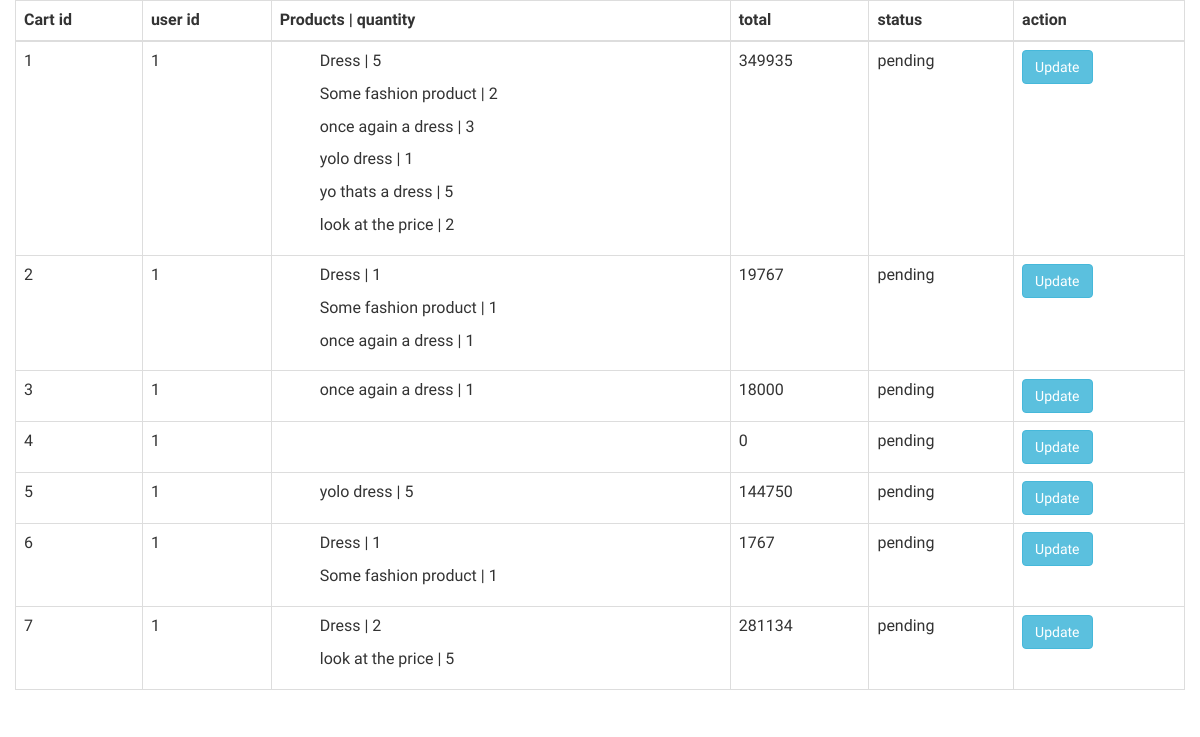
Page /viewadmin.php on the committed database.
### tables this page shows
CREATE TABLE `orders` (
  `id` int(11) NOT NULL,
  `user_id` int(11) NOT NULL,
  `products` text NOT NULL,
  `total` bigint(13) NOT NULL,
  `status` varchar(255) NOT NULL DEFAULT 'pending'
);

### viewadmin.php (the view)
<?php include 'includes/header.php'; ?>
<?php
  $sql = "SELECT * FROM `orders`";
  $result = mysqli_query($con,$sql);
 ?>
<div class="container">
  <div class="row">
    <table class="table table-bordered table-hover">
      <thead>
        <th>Cart id</th>
        <th>user id</th>
        <th>Products | quantity</th>
        <th>total</th>
        <th>status</th>
        <th>action</th>
      </thead>
      <tbody>
        <?php while($row = mysqli_fetch_object($result)): ?>
          <?php $json = json_decode($row -> products,true) ?>
          <tr>
            <td><?= $row -> id ?></td>
            <td><?= $row -> user_id ?></td>
            <td>
            <?php foreach ($json as $key): ?>
              <ul>
                <li><?= $key['item_name'] ?> | <?= $key['item_quantity'] ?></li>
              </ul>
            <?php endforeach; ?>
            </td>
            <td><?= $row -> total ?></td>
            <td><?= $row -> status ?></td>
            <td><a href="complete.php?id=<?= $row -> id ?>" class="btn btn-info">Update</a></td>
          </tr>
        <?php endwhile; ?>
      </tbody>
    </table>
  </div>
</div>

### css/style.css (style rules this page uses)
body { font-family: 'Montserrat Alternates', sans-serif; font-size: 16px; }
ul li { list-style: none; }
a { -webkit-transition: 300ms; -moz-transition: 300ms; -o-transition: 300ms; transition: 300ms; }

### rows in the picture
orders: id "1", user "1", item_name "Dress", item_quantity "5", item_name "Some fashion product", item_quantity "2", item_name "once again a dress", item_quantity "3", item_name "yolo dress", item_quantity "1", item_name "yo thats a dress", item_name "look at the price", total "349935", status "pending"
orders: id "2", user "1", item_name "Dress", item_quantity "1", item_name "Some fashion product", item_name "once again a dress", total "19767", status "pending"
orders: id "3", user "1", item_name "once again a dress", item_quantity "1", total "18000", status "pending"
orders: id "4", user "1", total "0", status "pending"
orders: id "5", user "1", item_name "yolo dress", item_quantity "5", total "144750", status "pending"
orders: id "6", user "1", item_name "Dress", item_quantity "1", item_name "Some fashion product", total "1767", status "pending"
orders: id "7", user "1", item_name "Dress", item_quantity "2", item_name "look at the price", item_quantity "5", total "281134", status "pending"
